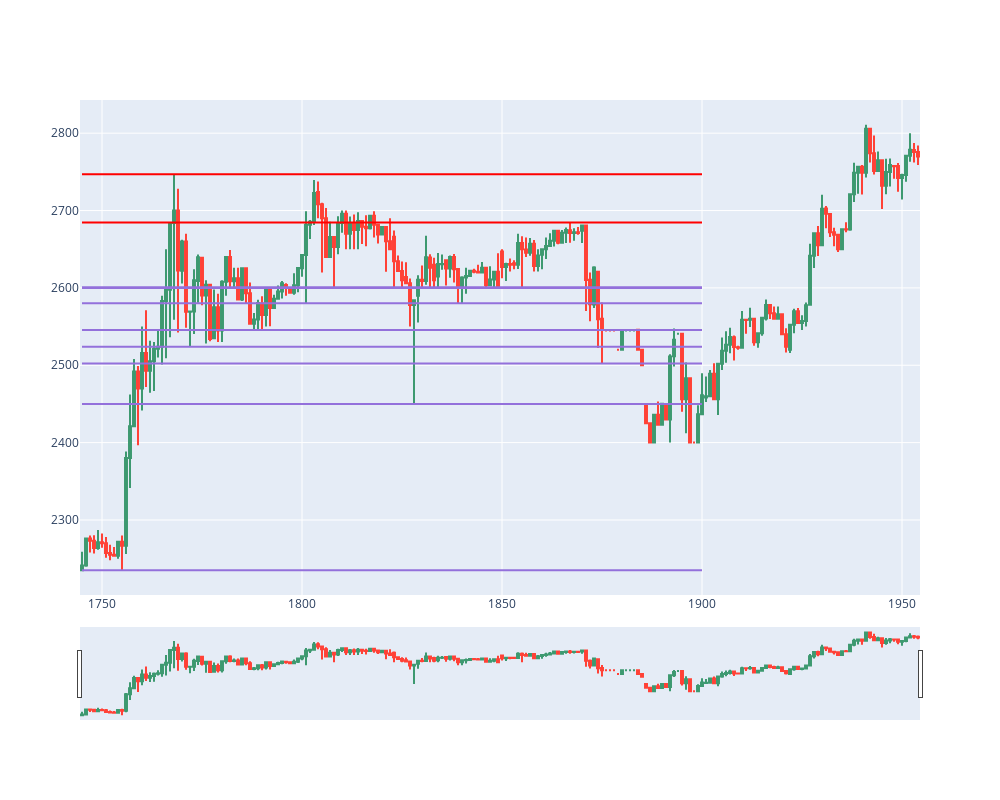

Notebook source saved alongside this figure:
### Code cell
check_candle_signal_plot(1900, 5,5,150,df,0.5)

### Figure 1 — Plotly figure (JSON) as saved in the notebook; plotly's stock layout.template omitted (floating-point values rounded to 4 significant figures; data arrays with more than 128 entries replaced by an {"elided": "..."} marker saying what was removed)
{"data": [{"close": {"elided": "210 float values"}, "high": {"elided": "210 float values"}, "low": {"elided": "210 float values"}, "open": {"elided": "210 float values"}, "type": "candlestick", "x": {"elided": "210 int values"}}], "layout": {"autosize": false, "height": 800, "shapes": [{"line": {"color": "MediumPurple", "width": 2}, "name": "Support", "type": "line", "x0": 1745, "x1": 1900, "y0": 2235, "y1": 2235}, {"line": {"color": "MediumPurple", "width": 2}, "name": "Support", "type": "line", "x0": 1745, "x1": 1900, "y0": 2450.0, "y1": 2450.0}, {"line": {"color": "MediumPurple", "width": 2}, "name": "Support", "type": "line", "x0": 1745, "x1": 1900, "y0": 2502.0, "y1": 2502.0}, {"line": {"color": "MediumPurple", "width": 2}, "name": "Support", "type": "line", "x0": 1745, "x1": 1900, "y0": 2524.0, "y1": 2524.0}, {"line": {"color": "MediumPurple", "width": 2}, "name": "Support", "type": "line", "x0": 1745, "x1": 1900, "y0": 2546.0, "y1": 2546.0}, {"line": {"color": "MediumPurple", "width": 2}, "name": "Support", "type": "line", "x0": 1745, "x1": 1900, "y0": 2580, "y1": 2580}, {"line": {"color": "MediumPurple", "width": 2}, "name": "Support", "type": "line", "x0": 1745, "x1": 1900, "y0": 2600, "y1": 2600}, {"line": {"color": "MediumPurple", "width": 2}, "name": "Support", "type": "line", "x0": 1745, "x1": 1900, "y0": 2601.0, "y1": 2601.0}, {"line": {"color": "Red", "width": 2}, "name": "Resistance", "type": "line", "x0": 1745, "x1": 1900, "y0": 2747, "y1": 2747}, {"line": {"color": "Red", "width": 2}, "name": "Resistance", "type": "line", "x0": 1745, "x1": 1900, "y0": 2685.0, "y1": 2685.0}], "width": 1000}}
